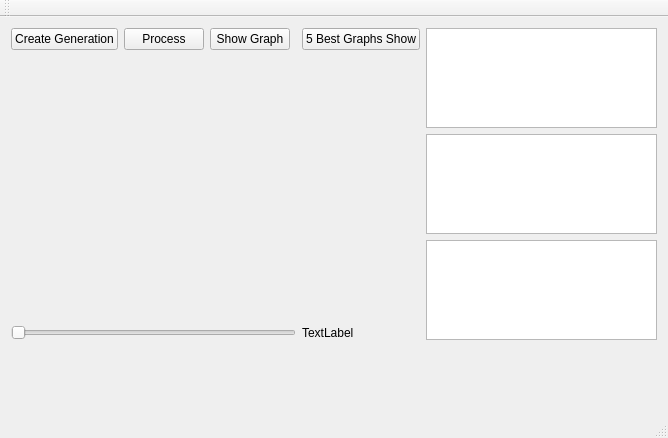
<?xml version="1.0" encoding="UTF-8"?>
<ui version="4.0">
 <class>MainWindow</class>
 <widget class="QMainWindow" name="MainWindow">
  <property name="geometry">
   <rect>
    <x>0</x>
    <y>0</y>
    <width>668</width>
    <height>438</height>
   </rect>
  </property>
  <property name="windowTitle">
   <string>MainWindow</string>
  </property>
  <widget class="QWidget" name="centralWidget">
   <layout class="QGridLayout" name="gridLayout">
    <item row="2" column="5">
     <widget class="QListView" name="lvChildGeneration">
      <property name="maximumSize">
       <size>
        <width>400</width>
        <height>100</height>
       </size>
      </property>
     </widget>
    </item>
    <item row="3" column="5" rowspan="2">
     <widget class="QListView" name="lvNextGeneration">
      <property name="maximumSize">
       <size>
        <width>400</width>
        <height>100</height>
       </size>
      </property>
     </widget>
    </item>
    <item row="0" column="0">
     <widget class="QPushButton" name="pbCreateGeneration">
      <property name="text">
       <string>Create Generation</string>
      </property>
     </widget>
    </item>
    <item row="0" column="1">
     <widget class="QPushButton" name="pbProcess">
      <property name="text">
       <string>Process</string>
      </property>
     </widget>
    </item>
    <item row="0" column="2">
     <widget class="QPushButton" name="pbShowGraph">
      <property name="text">
       <string>Show Graph</string>
      </property>
     </widget>
    </item>
    <item row="1" column="0" rowspan="3" colspan="5">
     <widget class="QCustomPlot" name="cpGraph" native="true">
      <property name="maximumSize">
       <size>
        <width>16777215</width>
        <height>400</height>
       </size>
      </property>
     </widget>
    </item>
    <item row="0" column="5" rowspan="2">
     <widget class="QListView" name="lvFirstGeneration">
      <property name="maximumSize">
       <size>
        <width>400</width>
        <height>100</height>
       </size>
      </property>
     </widget>
    </item>
    <item row="4" column="0" colspan="4">
     <widget class="QSlider" name="hsIterationAmount">
      <property name="orientation">
       <enum>Qt::Horizontal</enum>
      </property>
     </widget>
    </item>
    <item row="0" column="4">
     <widget class="QPushButton" name="pb5BestGraphShow">
      <property name="text">
       <string>5 Best Graphs Show</string>
      </property>
     </widget>
    </item>
    <item row="4" column="4">
     <widget class="QLabel" name="lIterationAmount">
      <property name="text">
       <string>TextLabel</string>
      </property>
     </widget>
    </item>
    <item row="6" column="0" colspan="6">
     <layout class="QHBoxLayout" name="horizontalLayout">
      <item>
       <widget class="QCustomPlot" name="cp5BestInFirstGeneration" native="true">
        <property name="sizePolicy">
         <sizepolicy hsizetype="Preferred" vsizetype="MinimumExpanding">
          <horstretch>0</horstretch>
          <verstretch>0</verstretch>
         </sizepolicy>
        </property>
       </widget>
      </item>
      <item>
       <widget class="QCustomPlot" name="cp5BestInMiddleGeneration" native="true">
        <property name="sizePolicy">
         <sizepolicy hsizetype="Preferred" vsizetype="MinimumExpanding">
          <horstretch>0</horstretch>
          <verstretch>0</verstretch>
         </sizepolicy>
        </property>
       </widget>
      </item>
      <item>
       <widget class="QCustomPlot" name="cp5BestInLastGeneration" native="true">
        <property name="sizePolicy">
         <sizepolicy hsizetype="Preferred" vsizetype="MinimumExpanding">
          <horstretch>0</horstretch>
          <verstretch>0</verstretch>
         </sizepolicy>
        </property>
       </widget>
      </item>
     </layout>
    </item>
   </layout>
  </widget>
  <widget class="QMenuBar" name="menuBar">
   <property name="geometry">
    <rect>
     <x>0</x>
     <y>0</y>
     <width>668</width>
     <height>27</height>
    </rect>
   </property>
  </widget>
  <widget class="QToolBar" name="mainToolBar">
   <attribute name="toolBarArea">
    <enum>TopToolBarArea</enum>
   </attribute>
   <attribute name="toolBarBreak">
    <bool>false</bool>
   </attribute>
  </widget>
  <widget class="QStatusBar" name="statusBar"/>
 </widget>
 <layoutdefault spacing="6" margin="11"/>
 <customwidgets>
  <customwidget>
   <class>QCustomPlot</class>
   <extends>QWidget</extends>
   <header location="global">qcustomplot.h</header>
   <container>1</container>
  </customwidget>
 </customwidgets>
 <resources/>
 <connections/>
</ui>
